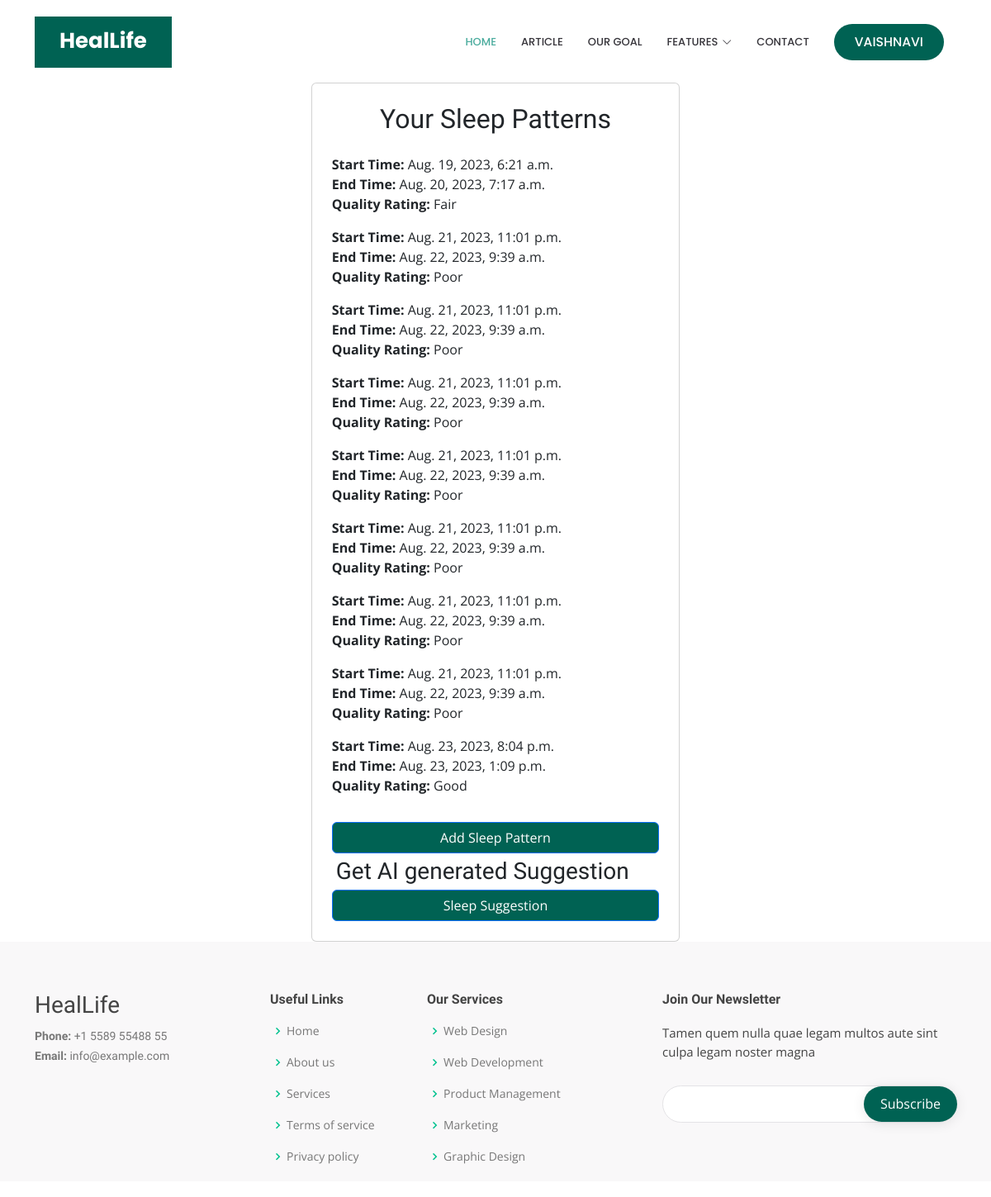
The page /app/sleep/view/ (signed in) on the database its author committed.
### health_app/models.py (models this page shows, shortened)
class UserProfile(models.Model):
    user = models.OneToOneField(User, on_delete=models.CASCADE)
    name = models.CharField(max_length=255, default='')
    gender = models.CharField(max_length=10, choices=[('Male', 'Male'), ('Female', 'Female'), ('Other', 'Other')], default='Male')
    contact_no = models.CharField(max_length=15, default='')
    blood_group = models.CharField(max_length=5, default='')
    weight_kg = models.DecimalField(max_digits=5, decimal_places=2, null=True, blank=True, default=None)
    height_cm = models.PositiveIntegerField(null=True, blank=True, default=None)
    profile_image = models.ImageField(upload_to='profile_images/', null=True, blank=True, default=default_profile_image_path)

### myapp/models.py (models this page shows, shortened)
class SleepPattern(models.Model):
    user = models.ForeignKey(User, on_delete=models.CASCADE)
    start_time = models.DateTimeField()
    end_time = models.DateTimeField()
    quality_rating = models.PositiveIntegerField(choices=[
        (1, 'Poor'),
        (2, 'Fair'),
        (3, 'Good'),
        (4, 'Very Good'),
        (5, 'Excellent')
    ])

### myapp/views.py (the view)
# urls.py: path('sleep/view/', views.view_sleep_patterns, name='view_sleep_patterns'),
def view_sleep_patterns(request):
    sleep_patterns = SleepPattern.objects.filter(user=request.user)
    user_profile = UserProfile.objects.get(user=request.user)
    context = {'sleep_patterns': sleep_patterns,'user_profile':user_profile}
    return render(request, 'myapp/view_sleep_patterns.html', context)

### myapp/templates/myapp/view_sleep_patterns.html (shortened to what this page needs)
{% extends 'base2.html' %}
{% block content %}
<div class="container d-flex justify-content-center align-items-center " style="margin-top: 100px ;" >
    <div class="card p-4" style="width: 40%;">
        <h2 class="text-center mb-4">Your Sleep Patterns</h2>
        <ul class="list-unstyled">
            {% for sleep_pattern in sleep_patterns %}
                <li class="mb-3">
                    <strong>Start Time:</strong> {{ sleep_pattern.start_time }}<br>
                    <strong>End Time:</strong> {{ sleep_pattern.end_time }}<br>
                    <strong>Quality Rating:</strong> {{ sleep_pattern.get_quality_rating_display }}
                </li>
            {% endfor %}
        </ul>
        <a href="{% url 'add_sleep_pattern' %}" class="btn btn-primary btn-block" style="background-color: rgb(0, 98, 83);">Add Sleep Pattern</a>
        <h3 style="margin: 5px;">Get AI generated Suggestion</h3>
        <a href="{% url 'suggest_sleep_cycle' %}" class="btn btn-primary btn-block" style="background-color: rgb(0, 98, 83);">Sleep Suggestion</a>
    </div>
</div>
{% endblock %}

### health_app/templates/base2.html (shortened to what this page needs)
<!DOCTYPE html>
<html lang="en">
<head>
  {% load static %}
  <link rel="stylesheet" href="https://maxcdn.bootstrapcdn.com/bootstrap/4.0.0/css/bootstrap.min.css"
>
  <link rel="stylesheet" href="https://cdn.jsdelivr.net/npm/bootstrap@5.3.0/dist/css/bootstrap.min.css">
  <link href="{% static 'assets/vendor/aos/aos.css' %}" rel="stylesheet">
  <link href="{% static 'assets/vendor/bootstrap/css/bootstrap.min.css' %}" rel="stylesheet">
  <link href="{% static 'assets/vendor/bootstrap-icons/bootstrap-icons.css' %}" rel="stylesheet">
  <link href="{% static 'assets/vendor/boxicons/css/boxicons.min.css' %}" rel="stylesheet">
  <link href="{% static 'assets/vendor/glightbox/css/glightbox.min.css' %}" rel="stylesheet">
  <link href="{% static 'assets/vendor/remixicon/remixicon.css' %}" rel="stylesheet">
  <link href="{% static 'assets/vendor/swiper/swiper-bundle.min.css' %}" rel="stylesheet">
  <link href="{% static 'assets/css/style.css' %}" rel="stylesheet">
</head>
<body>
  <header id="header" class="fixed-top d-flex align-items-center">
    <div class="container">
      <div class="header-container d-flex align-items-center justify-content-between">
        <div class="logo">
          <h1 class="text-light"><a href="index.html"><span>HealLife</span></a></h1>
        </div>
        <nav id="navbar" class="navbar">
          <ul>
            <li><a class="nav-link scrollto active" href="">Home</a></li>
            <li><a class="nav-link scrollto" href="{% url 'welcome' %}">Article</a></li>
            <li><a class="nav-link scrollto" href="{% url 'welcome' %}">Our Goal</a></li>
            <li class="dropdown"><a href="#"><span>Features</span> <i class="bi bi-chevron-down"></i></a>
            </li>
            <li><a class="nav-link scrollto" href="#contact">Contact</a></li>
            <li><a class="getstarted scrollto" href="{% url 'view_profile' %}"><span class="profile-name" style="color: white; font-size: larger;">{{ user_profile.name }}</span></a></li>
          </ul>
        </nav>
      </div>
    </div>
  </header>
  {% block content %}
  {% endblock %}
  <footer id="footer">
    <div class="footer-top">
      <div class="container" style="height: 200px;">
        <div class="row">
          <div class="col-lg-3 col-md-6 footer-contact">
            <h3>HealLife</h3>
            <p>
              <strong>Phone:</strong> +1 5589 55488 55<br>
              <strong>Email:</strong> info@example.com<br>
            </p>
          </div>
          <div class="col-lg-2 col-md-6 footer-links">
            <h4>Useful Links</h4>
            <ul>
              <li><i class="bx bx-chevron-right"></i> <a href="#">Home</a></li>
              <li><i class="bx bx-chevron-right"></i> <a href="#">About us</a></li>
              <li><i class="bx bx-chevron-right"></i> <a href="#">Services</a></li>
              <li><i class="bx bx-chevron-right"></i> <a href="#">Terms of service</a></li>
              <li><i class="bx bx-chevron-right"></i> <a href="#">Privacy policy</a></li>
            </ul>
          </div>
          <div class="col-lg-3 col-md-6 footer-links">
            <h4>Our Services</h4>
            <ul>
              <li><i class="bx bx-chevron-right"></i> <a href="#">Web Design</a></li>
              <li><i class="bx bx-chevron-right"></i> <a href="#">Web Development</a></li>
              <li><i class="bx bx-chevron-right"></i> <a href="#">Product Management</a></li>
              <li><i class="bx bx-chevron-right"></i> <a href="#">Marketing</a></li>
              <li><i class="bx bx-chevron-right"></i> <a href="#">Graphic Design</a></li>
            </ul>
          </div>
          <div class="col-lg-4 col-md-6 footer-newsletter">
            <h4>Join Our Newsletter</h4>
            <p>Tamen quem nulla quae legam multos aute sint culpa legam noster magna</p>
            <form action="" method="post">
              <input type="email" name="email"><input type="submit" value="Subscribe">
            </form>
          </div>
        </div>
      </div>
    </div>
  </footer>
</body>
</html>

### foodie/static/assets/css/style.css (style rules this page uses)
body { font-family: "Open Sans", sans-serif; color: #444444; }
a { color: #009970; text-decoration: none; }
h1, h2, h3, h4, h5, h6 { font-family: "Raleway", sans-serif; }
#header { transition: all 0.5s; z-index: 997; transition: all 0.5s; top: 20px; }
#header .header-container { background: #fff; }
#header .logo { overflow: hidden; padding: 16px 30px 12px 30px; background: #009970; }
#header .logo h1 { font-size: 26px; padding: 0; line-height: 1; font-weight: 700; font-family: "Poppins", sans-serif; }
#header .logo h1 a, #header .logo h1 a:hover { color: #fff; text-decoration: none; }
.navbar { padding: 0; }
.navbar ul { margin: 0; padding: 0; display: flex; list-style: none; align-items: center; }
.navbar li { position: relative; }
.navbar a, .navbar a:focus { display: flex; align-items: center; justify-content: space-between; padding: 10px 0 10px 30px; color: #36343a; transition: 0.3s; font-size: 13px; font-weight: 500; text-transform: uppercase; font-family: "Poppins", sans-serif; white-space: nowrap; transition: 0.3s; }
.navbar a i, .navbar a:focus i { font-size: 12px; line-height: 0; margin-left: 5px; }
.navbar a:hover, .navbar .active, .navbar .active:focus, .navbar li:hover>a { color: #009970; }
.navbar .getstarted, .navbar .getstarted:focus { background: #009970; padding: 10px 25px; margin-left: 30px; margin-right: 15px; border-radius: 50px; color: #fff; }
#footer { color: #444444; font-size: 14px; background: #f1f0f2; }
#footer .footer-top { padding: 60px 0 30px 0; background: #f9f8f9; }
#footer .footer-top .footer-contact { margin-bottom: 30px; }
#footer .footer-top .footer-contact p { font-size: 14px; line-height: 24px; margin-bottom: 0; font-family: "Raleway", sans-serif; color: #777777; }
#footer .footer-top h4 { font-size: 16px; font-weight: bold; color: #444444; position: relative; padding-bottom: 12px; }
#footer .footer-top .footer-links { margin-bottom: 30px; }
#footer .footer-top .footer-links ul { list-style: none; padding: 0; margin: 0; }
#footer .footer-top .footer-links ul i { padding-right: 2px; color: #00c28e; font-size: 18px; line-height: 1; }
#footer .footer-top .footer-links ul li { padding: 10px 0; display: flex; align-items: center; }
#footer .footer-top .footer-links ul li:first-child { padding-top: 0; }
#footer .footer-top .footer-links ul a { color: #777777; transition: 0.3s; display: inline-block; line-height: 1; }
#footer .footer-newsletter { font-size: 15px; }
#footer .footer-newsletter h4 { font-size: 16px; font-weight: bold; color: #444444; position: relative; padding-bottom: 12px; }
#footer .footer-newsletter form { margin-top: 30px; background: #fff; padding: 6px 10px; position: relative; border-radius: 50px; text-align: left; border: 1px solid #e4e3e6; }
#footer .footer-newsletter form input[type=email] { border: 0; padding: 4px 8px; width: calc(100% - 100px); }
#footer .footer-newsletter form input[type=submit] { position: absolute; top: 0; right: -2px; bottom: 0; border: 0; background: none; font-size: 16px; padding: 0 20px; background: #009970; color: #fff; transition: 0.3s; border-radius: 50px; box-shadow: 0px 2px 15px rgba(0, 0, 0, 0.1); }

### rows shown on the page
UserProfile: name "VAISHNAVI"
SleepPattern: start_time "Aug. 19, 2023, 6:21 a.m.", end_time "Aug. 20, 2023, 7:17 a.m.", quality_rating "Fair"
SleepPattern: start_time "Aug. 21, 2023, 11:01 p.m.", end_time "Aug. 22, 2023, 9:39 a.m.", quality_rating "Poor"
SleepPattern: start_time "Aug. 21, 2023, 11:01 p.m.", end_time "Aug. 22, 2023, 9:39 a.m.", quality_rating "Poor"
SleepPattern: start_time "Aug. 21, 2023, 11:01 p.m.", end_time "Aug. 22, 2023, 9:39 a.m.", quality_rating "Poor"
SleepPattern: start_time "Aug. 21, 2023, 11:01 p.m.", end_time "Aug. 22, 2023, 9:39 a.m.", quality_rating "Poor"
SleepPattern: start_time "Aug. 21, 2023, 11:01 p.m.", end_time "Aug. 22, 2023, 9:39 a.m.", quality_rating "Poor"
SleepPattern: start_time "Aug. 21, 2023, 11:01 p.m.", end_time "Aug. 22, 2023, 9:39 a.m.", quality_rating "Poor"
SleepPattern: start_time "Aug. 21, 2023, 11:01 p.m.", end_time "Aug. 22, 2023, 9:39 a.m.", quality_rating "Poor"
SleepPattern: start_time "Aug. 23, 2023, 8:04 p.m.", end_time "Aug. 23, 2023, 1:09 p.m.", quality_rating "Good"
